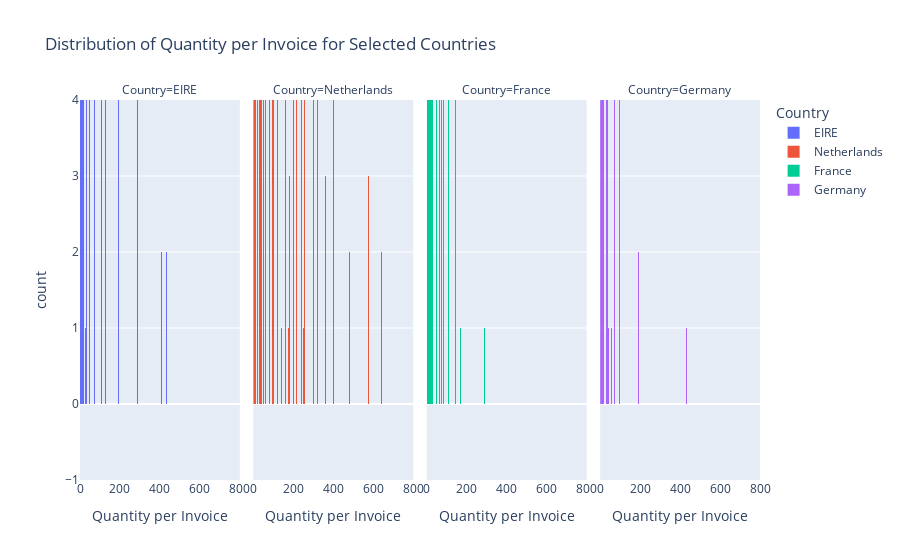

Notebook code for this chart:
### Code cell
fig = px.histogram(data4, 
                   x='Quantity', 
                   color='Country', 
                   facet_col='Country',
                   title='Distribution of Quantity per Invoice for Selected Countries',
                   labels={'Quantity': 'Quantity per Invoice', 'Country': 'Country'})

fig.update_xaxes(range=[0, 800])
fig.show()

### Figure 1 — Plotly figure (JSON) as saved in the notebook; plotly's stock layout.template omitted (floating-point values rounded to 4 significant figures; data arrays with more than 128 entries replaced by an {"elided": "..."} marker saying what was removed)
{"data": [{"alignmentgroup": "True", "bingroup": "x", "hovertemplate": "Country=EIRE<br>Quantity per Invoice=%{x}<br>count=%{y}<extra></extra>", "legendgroup": "EIRE", "marker": {"color": "#636efa", "pattern": {"shape": ""}}, "name": "EIRE", "offsetgroup": "EIRE", "orientation": "v", "showlegend": true, "type": "histogram", "x": {"elided": "7136 int values"}, "xaxis": "x", "yaxis": "y"}, {"alignmentgroup": "True", "bingroup": "x", "hovertemplate": "Country=Netherlands<br>Quantity per Invoice=%{x}<br>count=%{y}<extra></extra>", "legendgroup": "Netherlands", "marker": {"color": "#EF553B", "pattern": {"shape": ""}}, "name": "Netherlands", "offsetgroup": "Netherlands", "orientation": "v", "showlegend": true, "type": "histogram", "x": {"elided": "2322 int values"}, "xaxis": "x2", "yaxis": "y2"}, {"alignmentgroup": "True", "bingroup": "x", "hovertemplate": "Country=France<br>Quantity per Invoice=%{x}<br>count=%{y}<extra></extra>", "legendgroup": "France", "marker": {"color": "#00cc96", "pattern": {"shape": ""}}, "name": "France", "offsetgroup": "France", "orientation": "v", "showlegend": true, "type": "histogram", "x": {"elided": "8034 int values"}, "xaxis": "x3", "yaxis": "y3"}, {"alignmentgroup": "True", "bingroup": "x", "hovertemplate": "Country=Germany<br>Quantity per Invoice=%{x}<br>count=%{y}<extra></extra>", "legendgroup": "Germany", "marker": {"color": "#ab63fa", "pattern": {"shape": ""}}, "name": "Germany", "offsetgroup": "Germany", "orientation": "v", "showlegend": true, "type": "histogram", "x": {"elided": "8658 int values"}, "xaxis": "x4", "yaxis": "y4"}], "layout": {"annotations": [{"font": {}, "showarrow": false, "text": "Country=EIRE", "x": 0.1175, "xanchor": "center", "xref": "paper", "y": 1, "yanchor": "bottom", "yref": "paper"}, {"font": {}, "showarrow": false, "text": "Country=Netherlands", "x": 0.3725, "xanchor": "center", "xref": "paper", "y": 1, "yanchor": "bottom", "yref": "paper"}, {"font": {}, "showarrow": false, "text": "Country=France", "x": 0.6275, "xanchor": "center", "xref": "paper", "y": 1, "yanchor": "bottom", "yref": "paper"}, {"font": {}, "showarrow": false, "text": "Country=Germany", "x": 0.8825, "xanchor": "center", "xref": "paper", "y": 1, "yanchor": "bottom", "yref": "paper"}], "barmode": "relative", "legend": {"title": {"text": "Country"}, "tracegroupgap": 0}, "title": {"text": "Distribution of Quantity per Invoice for Selected Countries"}, "xaxis": {"anchor": "y", "domain": [0, 0.235], "range": [0, 800], "title": {"text": "Quantity per Invoice"}}, "xaxis2": {"anchor": "y2", "domain": [0.255, 0.49], "matches": "x", "range": [0, 800], "title": {"text": "Quantity per Invoice"}}, "xaxis3": {"anchor": "y3", "domain": [0.51, 0.745], "matches": "x", "range": [0, 800], "title": {"text": "Quantity per Invoice"}}, "xaxis4": {"anchor": "y4", "domain": [0.765, 1.0], "matches": "x", "range": [0, 800], "title": {"text": "Quantity per Invoice"}}, "yaxis": {"anchor": "x", "domain": [0, 1], "title": {"text": "count"}}, "yaxis2": {"anchor": "x2", "domain": [0, 1], "matches": "y", "showticklabels": false}, "yaxis3": {"anchor": "x3", "domain": [0, 1], "matches": "y", "showticklabels": false}, "yaxis4": {"anchor": "x4", "domain": [0, 1], "matches": "y", "showticklabels": false}}}
